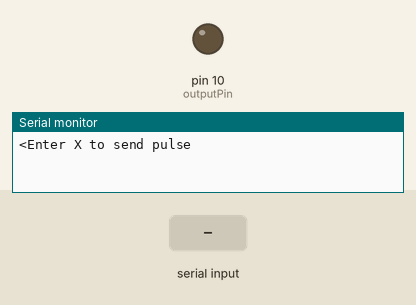
This sketch was run on a simulated Arduino Uno, built with avr-gcc and run on an emulated ATmega328P. Shown: output pins drawn as LEDs (lit = HIGH), the last lines printed to the serial monitor. The test bench sets the inputs (shaded band).

Above: at 1.2 s.
1.3 s: "X\n" received over Serial
At 2.5 s:
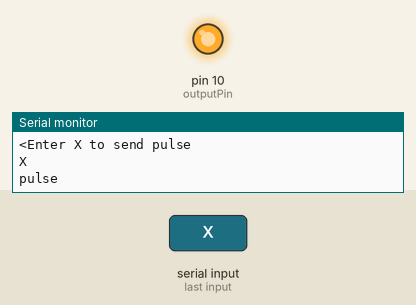
Timing chart, 0 to 4.3 s (numbered marks = the images above; inputs shaded):
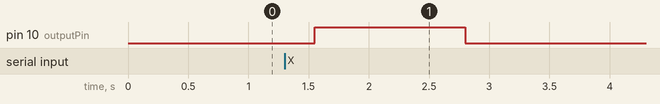

Measured:
- after the input at 1.3 s, pin 10 (outputPin): LOW → HIGH after 0.25 s, → LOW 1.3 s later

The sketch:

TTL_single_pulse.ino
```cpp
String Command;
const int outputPin = 10;
int sensorValue = 3;


void setup() {
  // put your setup code here, to run once:
  pinMode(outputPin, OUTPUT);
  Serial.begin(9600);
  Serial.println("<Enter X to send pulse");
}

void loop() {
  // sensorValue = analogRead(analogInPin);
  // float voltage= sensorValue * (5.0 / 1023.0);
  // Serial.print("V: ");
  if(Serial.available()>0){
    Command=Serial.readStringUntil('\n');
    Command.trim();
    Serial.println(Command);
    if (Command.equals("X")){
      Serial.println("pulse");
      //For ---
      delay(250);
      digitalWrite(outputPin, HIGH);
      // sensorValue = analogRead(analogInPin);
      // Serial.println(sensorValue);
      delay(1250);
      // sensorValue = analogRead(analogInPin);
      // Serial.println(sensorValue);
      digitalWrite(outputPin, LOW);
      delay(5000);
      // sensorValue = analogRead(analogInPin);
      // Serial.println(sensorValue);
      // delay(500);
      // sensorValue = analogRead(analogInPin);
      // Serial.println(sensorValue);
      // Serial.println('666');
      // matlabinst=0;
    }
  }
}
```
